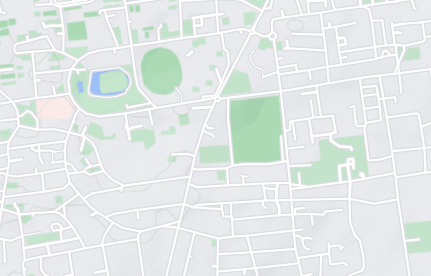
#> input picture Path finding on a map/map.png, 431 x 276 px
$ python greedy.py
#> lines starting #> are read from the running program, lines starting #| are printed output that depends on the picture; after the words box and inside, x2 and y2 are one past the last pixel; in counts of white or black regions, pixels touching at a corner belong together
import cv2
import numpy as np
import time
img = cv2.imread("map.png")
#> img is the input picture: shape (276, 431, 3); mean B, G, R 232, 233.2, 227
#img = cv2.resize(img, (200, 200))
img[:,:,0]=img[:,:,1]=img[:,:,2]= 0.21*img[:,:,0]+ 0.72*img[:,:,1]+ 0.07*img[:,:,2]
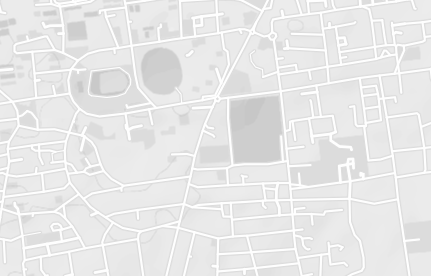
#> img: shape (276, 431, 3); min 199, max 254, mean 231.9
img=cv2.bitwise_not(img)
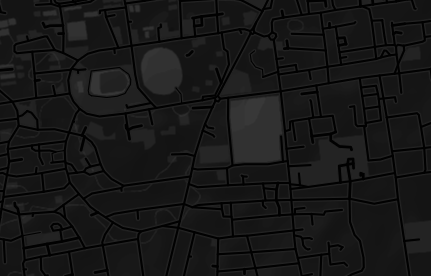
#> img: shape (276, 431, 3); min 1, max 56, mean 23.1
r,img=cv2.threshold(img,10,255,cv2.THRESH_BINARY)
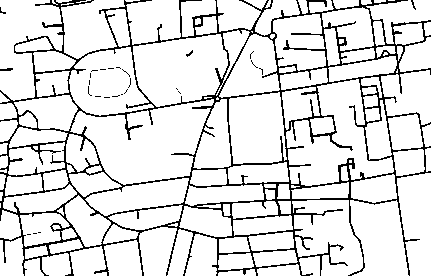
#> img: shape (276, 431, 3); 88.2% white; black in thin lines or dots
img=cv2.bitwise_not(img)
#> img: shape (276, 431, 3); 11.8% white in thin lines or dots
img_copy = img.copy()


red = (0, 0, 255)
green = (0, 255, 0)
blue = (255, 0, 0)
grey = (128, 128, 128)
orange = (0, 128, 255)
pink = (255, 0, 255)
black = (0, 0, 0)

w, h, c = img.shape
#> w = 276; h = 431; c = 3

class Node():
    def __init__(self, parent, position):
        self.parent = parent
        self.position = position
        self.h = np.inf

def get_min_dist_node(open_list):
    min_dist = np.inf
    min_node = None
    for node in open_list:
        if open_list[node].h < min_dist:
            min_dist = open_list[node].h
            min_node = open_list[node]
    return min_node

def get_dist(p1, p2):
    x1, y1 = p1
    x2, y2 = p2
    return (((x1-x2)**2 + (y1-y2)**2))**0.5

def obstacle(position):
    x, y = position
    if img[y][x][0] == 0 and img[y][x][1] == 0 and img[y][x][2] == 0:
        return True
    return False

def goal_reached(position):
    x, y = position
    if img[y][x][0] == 0 and img[y][x][1] == 0 and img[y][x][2] == 255:
        return True
    return False

def show_path(node):
    print('show path')
    current_node = node
    path = []
    while current_node is not None:
        path.append(current_node.position)
        current_node = current_node.parent
    path.reverse()
    for i in range(len(path)-1):
        cv2.line(img_copy, path[i], path[i+1], green, 2)
    cv2.namedWindow('final path', cv2.WINDOW_NORMAL)
    cv2.imshow("final path", img_copy)
    cv2.imwrite("final_path.png", img_copy)
    if cv2.waitKey(1) == 'q':
        cv2.destroyAllWindows()
        return

def astar_algorithm(start, end):
    print('greedy_bfs called')
    open_list = {}
    closed_list = []
    start_node =  Node(None, start)
    start_node.h = get_dist(start_node.position, end)
    open_list[start] = start_node
    while len(open_list)>0:
        # print("dict size = ", len(open_list))
        current_node = get_min_dist_node(open_list)
        img[current_node.position[1]][current_node.position[0]] = orange
        open_list.pop(current_node.position)

        if current_node.position == end:
            print("Goal Reached")
            show_path(current_node)
            return

        for new_position in [(0, -1), (0, 1), (-1, 0), (1, 0), (-1, -1), (-1, 1), (1, -1), (1, 1)]:
            node_position = (current_node.position[0] + new_position[0], current_node.position[1] + new_position[1])
            if node_position[0] > (w - 1) or node_position[0] < 0 or node_position[1] > (h - 1) or node_position[1] < 0:
                continue
            if node_position in closed_list:
                continue
            if obstacle(node_position):
                continue

            img[node_position[1]][node_position[0]] = pink
            new_node = Node(current_node, node_position)


            new_node.h = get_dist(new_node.position, end)


            if new_node.position in open_list:
                if new_node.h < open_list[new_node.position].h:
                    open_list[new_node.position] = new_node
            else:
                open_list[new_node.position] = new_node

        if current_node.position not in closed_list:
            closed_list.append(current_node.position)

        cv2.namedWindow('path_finding', cv2.WINDOW_NORMAL)
        cv2.imshow("path_finding", img)
        cv2.waitKey(1)

if __name__ == '__main__':
    for i in range(w):
        for j in range(h):
            if (img[i][j] == red).all():
                start = (j, i)
                break

    for i in range(w):
        for j in range(h):
            if (img[i][j] == blue).all():
                end = (j, i)
                break


    start = (126,19)
    end = (257,183)
    begin_ = time.time()
    astar_algorithm(start, end)
#> in astar_algorithm, `img[current_node.position[1]][current_node.position[0]] = orange`:
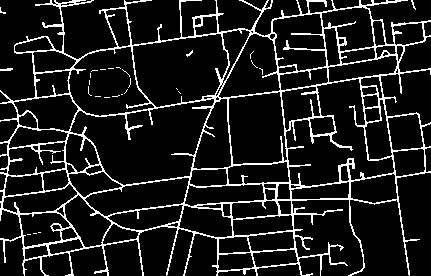
#> img: shape (276, 431, 3); mean B, G, R 30.1, 30.1, 30.1
#> after the loop in astar_algorithm, `for new_position in [(0, -1), (0, 1), (-1, 0), (1, 0), (-1, -1), (-1, ..`: img: shape (276, 431, 3); under 0.01% of pixels changed, all inside (x1, y1, x2, y2) = (127, 18, 128, 21)
    end = time.time()

    print("algorithm time = ", (end-begin_))

    cv2.namedWindow("path_finding", cv2.WINDOW_NORMAL)
    cv2.imshow("path_finding", img)
    cv2.waitKey(0)
    cv2.destroyAllWindows()
